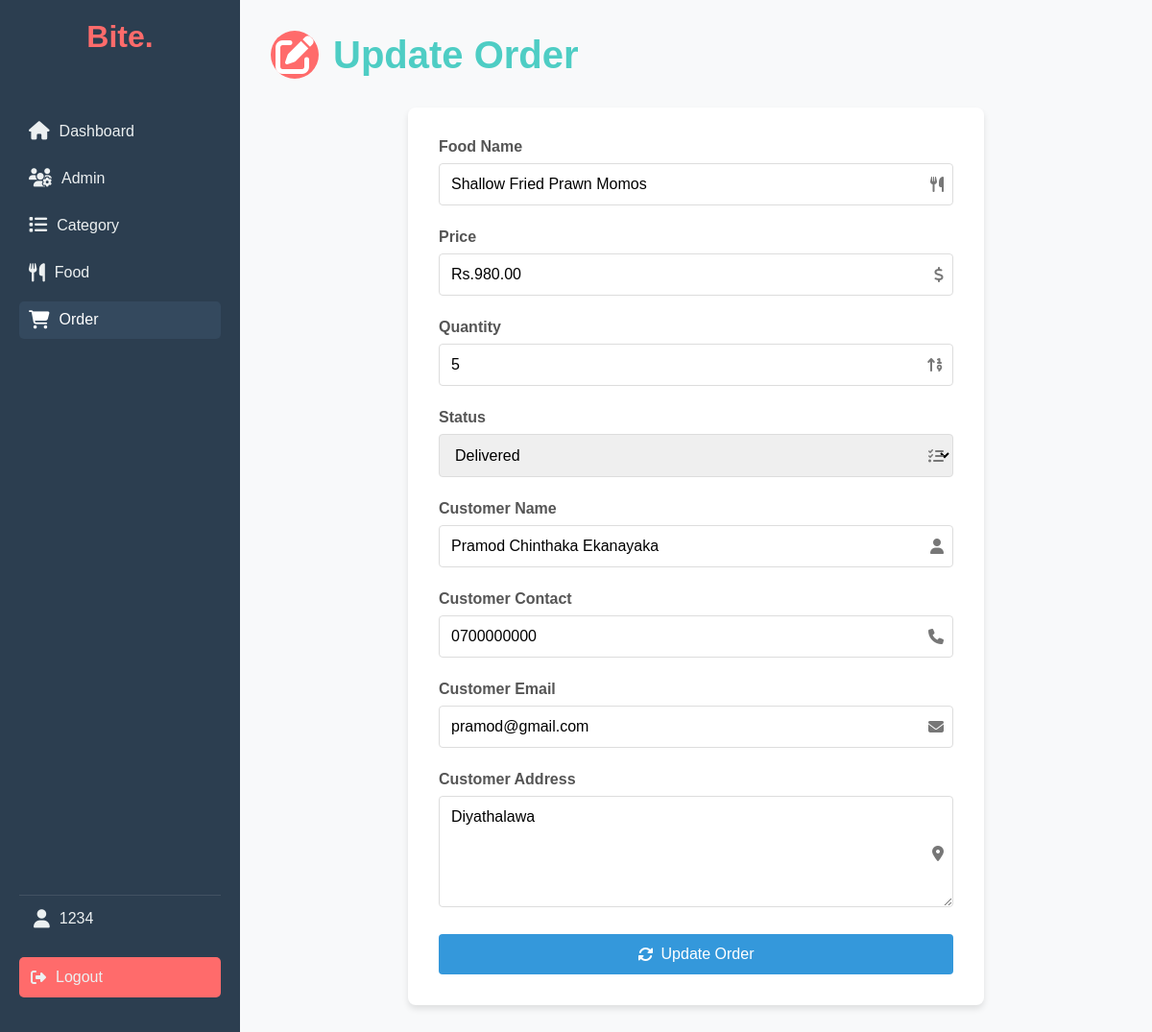
The page /admin/update-order.php?id=12 (signed in) on the database its author committed.
### tables this page shows
CREATE TABLE `tbl_order` (
  `id` int(10) UNSIGNED NOT NULL,
  `food` varchar(150) NOT NULL,
  `price` decimal(10,2) NOT NULL,
  `qty` int(11) NOT NULL,
  `total` decimal(10,2) NOT NULL,
  `order_date` datetime NOT NULL,
  `status` varchar(50) NOT NULL,
  `customer_name` varchar(150) NOT NULL,
  `customer_contact` varchar(20) NOT NULL,
  `customer_email` varchar(150) NOT NULL,
  `customer_address` varchar(255) NOT NULL
);

### admin/update-order.php (the view, shortened to what this page needs)
<?php include('partials/menu.php'); ?>
<div class="dashboard-container">
    <div class="sidebar">
        <div class="logo">
            <h1>Bite.</h1>
        </div>
        <nav>
            <a href="index.php"><i class="fas fa-home"></i> <span>Dashboard</span></a>
            <a href="manage-admin.php"><i class="fas fa-users-cog"></i> <span>Admin</span></a>
            <a href="manage-category.php"><i class="fas fa-list"></i> <span>Category</span></a>
            <a href="manage-food.php"><i class="fas fa-utensils"></i> <span>Food</span></a>
            <a href="manage-order.php" class="active"><i class="fas fa-shopping-cart"></i> <span>Order</span></a>
        </nav>
        <div class="sidebar-footer">
            <div class="user-profile">
                <i class="fas fa-user"></i>
                <span><?php echo $_SESSION['user']; ?></span>
            </div>
            <a href="logout.php" class="logout-btn"><i class="fas fa-sign-out-alt"></i> Logout</a>
        </div>
    </div>
    <div class="main-content">
        <h1 class="dashboard-title">
            <span class="title-icon"><i class="fas fa-edit"></i></span>
            Update Order
        </h1>
        <div class="order-form-container">
            <?php
            if(isset($_GET['id']))
            {
                $id = $_GET['id'];
                $sql = "SELECT * FROM tbl_order WHERE id=$id";
                $res = mysqli_query($conn, $sql);
                $count = mysqli_num_rows($res);
                if($count == 1)
                {
                    $row = mysqli_fetch_assoc($res);
                    $food = $row['food'];
                    $price = $row['price'];
                    $qty = $row['qty'];
                    $status = $row['status'];
                    $customer_name = $row['customer_name'];
                    $customer_contact = $row['customer_contact'];
                    $customer_email = $row['customer_email'];
                    $customer_address = $row['customer_address'];
                }
                else
                {
                    header('location:'.SITEURL.'admin/manage-order.php');
                }
            }
            else
            {
                header('location:'.SITEURL.'admin/manage-order.php');
            }
            ?>
            <form action="" method="POST" class="order-form" id="orderForm">
                <div class="form-group">
                    <label for="food">Food Name</label>
                    <div class="input-group">
                        <input type="text" id="food" name="food" value="<?php echo $food; ?>" readonly>
                        <i class="fas fa-utensils"></i>
                    </div>
                </div>
                <div class="form-group">
                    <label for="price">Price</label>
                    <div class="input-group">
                        <input type="text" id="price" name="price" value="Rs.<?php echo $price; ?>" readonly>
                        <i class="fas fa-dollar-sign"></i>
                    </div>
                </div>
                <div class="form-group">
                    <label for="qty">Quantity</label>
                    <div class="input-group">
                        <input type="number" id="qty" name="qty" value="<?php echo $qty; ?>" required>
                        <i class="fas fa-sort-numeric-up"></i>
                    </div>
                </div>
                <div class="form-group">
                    <label for="status">Status</label>
                    <div class="input-group">
                        <select name="status" id="status">
                            <option <?php if($status=="Delivered"){echo "selected";} ?> value="Delivered">Delivered</option>
                        </select>
                        <i class="fas fa-tasks"></i>
                    </div>
                </div>
                <div class="form-group">
                    <label for="customer_name">Customer Name</label>
                    <div class="input-group">
                        <input type="text" id="customer_name" name="customer_name" value="<?php echo $customer_name; ?>" required>
                        <i class="fas fa-user"></i>
                    </div>
                </div>
                <div class="form-group">
                    <label for="customer_contact">Customer Contact</label>
                    <div class="input-group">
                        <input type="text" id="customer_contact" name="customer_contact" value="<?php echo $customer_contact; ?>" required>
                        <i class="fas fa-phone"></i>
                    </div>
                </div>
                <div class="form-group">
                    <label for="customer_email">Customer Email</label>
                    <div class="input-group">
                        <input type="email" id="customer_email" name="customer_email" value="<?php echo $customer_email; ?>" required>
                        <i class="fas fa-envelope"></i>
                    </div>
                </div>
                <div class="form-group">
                    <label for="customer_address">Customer Address</label>
                    <div class="input-group">
                        <textarea id="customer_address" name="customer_address" rows="5" required><?php echo $customer_address; ?></textarea>
                        <i class="fas fa-map-marker-alt"></i>
                    </div>
                </div>
                <button type="submit" name="submit" class="btn-update-order">
                    <i class="fas fa-sync-alt"></i> Update Order
                </button>
            </form>
        </div>
    </div>
</div>
<?php include('partials/footer.php'); ?>

### admin/css/styles.css (style rules this page uses)
:root { --primary-color: #ff6b6b; --secondary-color: #4ecdc4; --text-color: #333; --background-color: #f8f9fa; --sidebar-bg: #2c3e50; --sidebar-text: #ecf0f1; }
* { margin: 0; padding: 0; box-sizing: border-box; font-family: 'Arial', sans-serif; }
body { background-color: var(--background-color); color: var(--text-color); font-family: 'Arial', sans-serif; }
.dashboard-container { display: flex; height: 100vh; overflow: hidden; }
.sidebar { width: 250px; background-color: var(--sidebar-bg); color: var(--sidebar-text); padding: 20px; display: flex; flex-direction: column; transition: width 0.3s ease; position: fixed; top: 0; left: 0; bottom: 0; overflow-y: auto; }
.sidebar .logo { text-align: center; margin-bottom: 30px; }
.sidebar .logo h1 { font-size: 2rem; color: var(--primary-color); }
.sidebar nav { flex-grow: 1; }
.sidebar nav a { display: flex; align-items: center; padding: 12px 15px; color: var(--sidebar-text); text-decoration: none; transition: background-color 0.3s, color 0.3s; border-radius: 5px; margin-bottom: 10px; }
.sidebar nav a span { opacity: 1; transition: opacity 0.3s; }
.sidebar nav a:hover, .sidebar nav a.active { background-color: var(--primary-color); color: #fff; }
.sidebar-footer { margin-top: auto; padding-bottom: 20px; }
.sidebar nav a i { margin-right: 10px; font-size: 1.2em; }
.user-profile { display: flex; align-items: center; padding: 15px; border-top: 1px solid rgba(255, 255, 255, 0.1); }
.user-profile i { margin-right: 10px; font-size: 1.2em; }
.logout-btn { display: block; background-color: var(--primary-color); color: #fff; text-align: center; padding: 12px; text-decoration: none; border-radius: 5px; margin-top: 15px; transition: background-color 0.3s; }

### admin/update-order.php (style rules this page uses)
.dashboard-container { display: flex; background-color: #f4f7fa; min-height: 100vh; }
.sidebar { width: 250px; background-color: #2c3e50; color: #ecf0f1; padding: 20px; display: flex; flex-direction: column; }
.logo h1 { font-size: 2rem; margin-bottom: 30px; }
.sidebar nav { flex-grow: 1; }
.sidebar nav a { display: flex; align-items: center; padding: 10px; color: #ecf0f1; text-decoration: none; transition: background-color 0.3s; }
.sidebar nav a:hover, .sidebar nav a.active { background-color: #34495e; }
.sidebar nav a i { margin-right: 10px; }
.sidebar-footer { margin-top: auto; }
.user-profile { display: flex; align-items: center; margin-bottom: 10px; }
.user-profile i { margin-right: 10px; }
.logout-btn { display: flex; align-items: center; color: #ecf0f1; text-decoration: none; }
.logout-btn i { margin-right: 10px; }
.main-content { flex: 1; padding: 2rem; }
.dashboard-title { font-size: 2rem; color: #333; margin-bottom: 2rem; display: flex; align-items: center; }
.title-icon { margin-right: 1rem; color: #3498db; }
.order-form-container { background-color: #fff; border-radius: 8px; box-shadow: 0 4px 6px rgba(0, 0, 0, 0.1); padding: 2rem; max-width: 600px; margin: 0 auto; }
.order-form { display: flex; flex-direction: column; }
.form-group { margin-bottom: 1.5rem; }
.form-group label { display: block; margin-bottom: 0.5rem; color: #555; font-weight: 600; }
.input-group { position: relative; }
.input-group input, .input-group select, .input-group textarea { width: 100%; padding: 0.75rem; padding-right: 35px; border: 1px solid #ddd; border-radius: 4px; font-size: 1rem; transition: border-color 0.3s ease; }
.input-group i { position: absolute; right: 10px; top: 50%; transform: translateY(-50%); color: #777; }
.btn-update-order { background-color: #3498db; color: #fff; border: none; padding: 0.75rem 1.5rem; font-size: 1rem; border-radius: 4px; cursor: pointer; transition: all 0.3s ease; display: flex; align-items: center; justify-content: center; }
.btn-update-order i { margin-right: 0.5rem; }
.order-form-container { animation: fadeIn 0.5s ease-out; }

### rows shown on the page
tbl_order: food "Shallow Fried Prawn Momos", price "Rs.980.00", qty "5", status "Delivered", customer_name "Pramod Chinthaka Ekanayaka", customer_contact "0700000000", customer_email "pramod@gmail.com", customer_address "Diyathalawa"

### other values the page prints
$_SESSION['user'] "1234"
